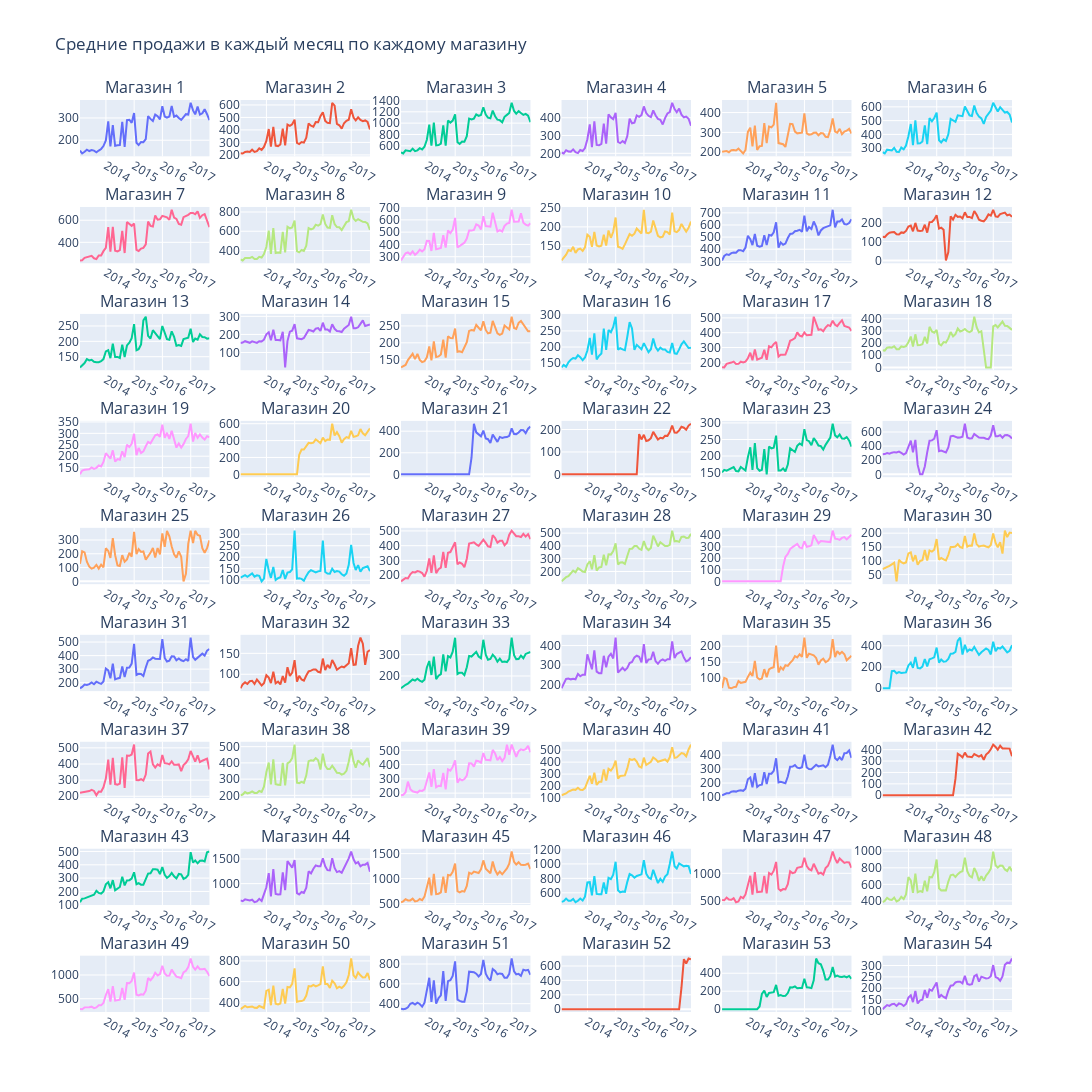

Notebook source saved alongside this figure:
### Markdown cell above
Построим графики со средними ежемесячными продажами в каждом магазине.

### Code cell
grouped = pd.DataFrame(df.set_index('date').groupby('store_nbr').sales.resample('M').mean())
grouped = grouped.reset_index()

ncols=6
nrows=9
store=1

subplot_titles = []
for store_nbr in range(1, 55):
    subplot_titles.append('Магазин ' + str(store_nbr))

fig = make_subplots(
    rows=nrows,
    cols=ncols,
    subplot_titles=subplot_titles)

for row in range(1, nrows+1):
    for col in range(1, ncols+1):
        if store <= 55:
            temp = grouped[grouped.store_nbr==store]
            fig.add_trace(go.Scatter(x=temp['date'], y=temp['sales']), row=row, col=col)
            store+=1

fig.update_layout(height=1200, width=1400, title_text='Средние продажи в каждый месяц по каждому магазину', showlegend=False)
fig.show()
